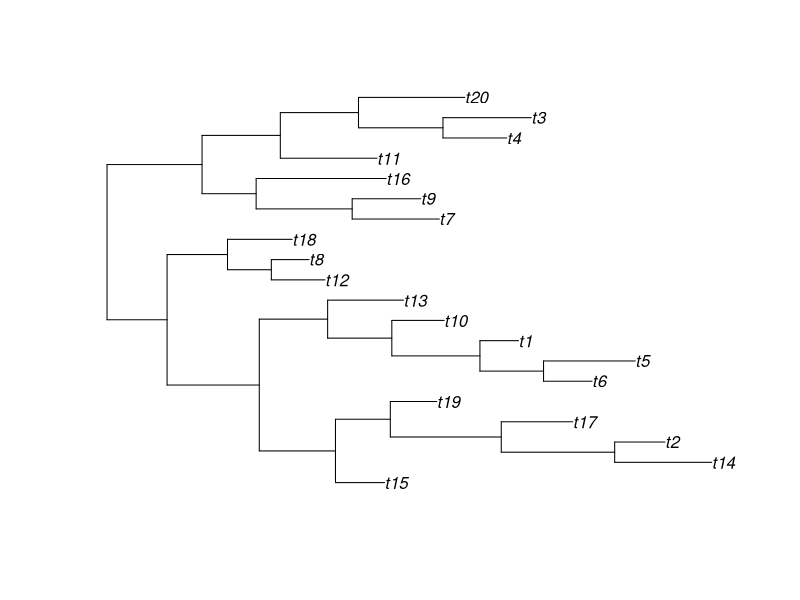
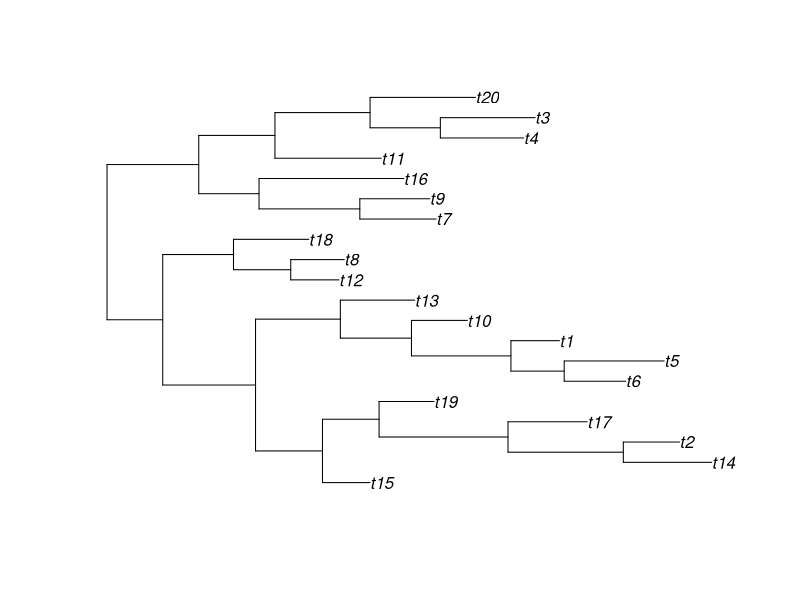
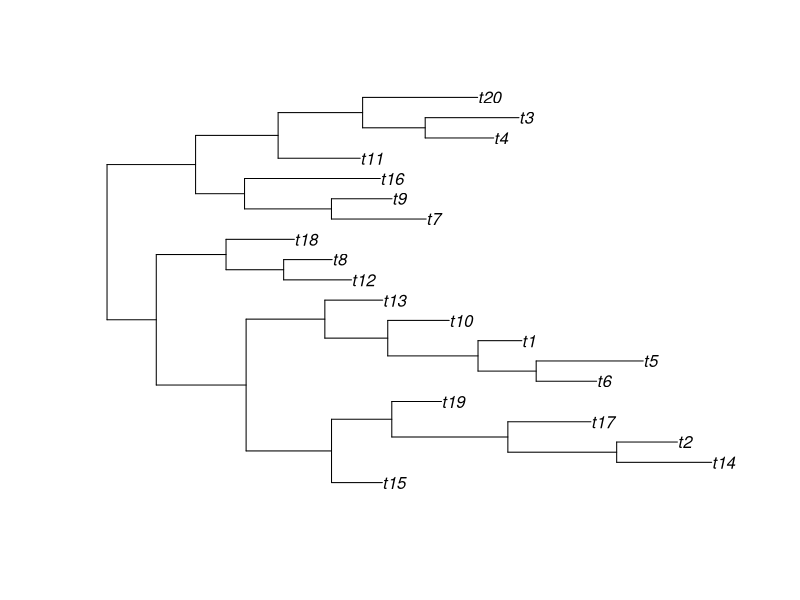
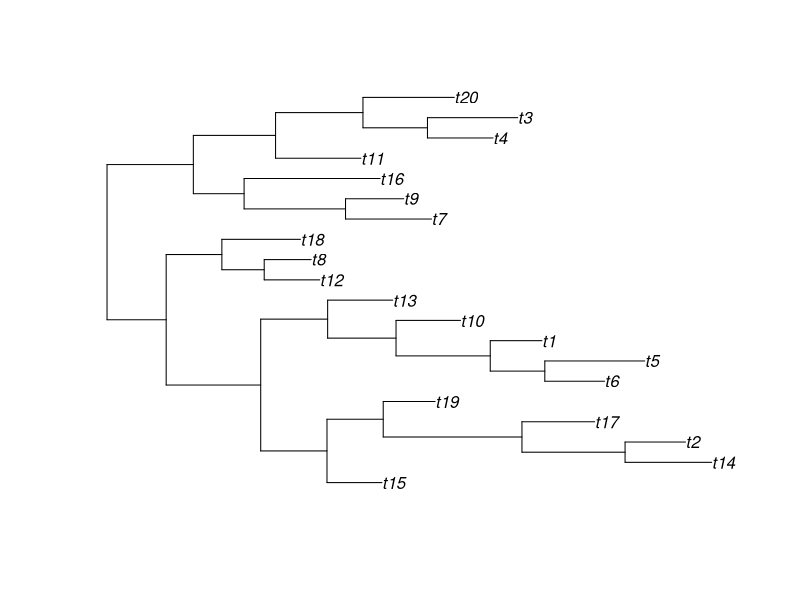
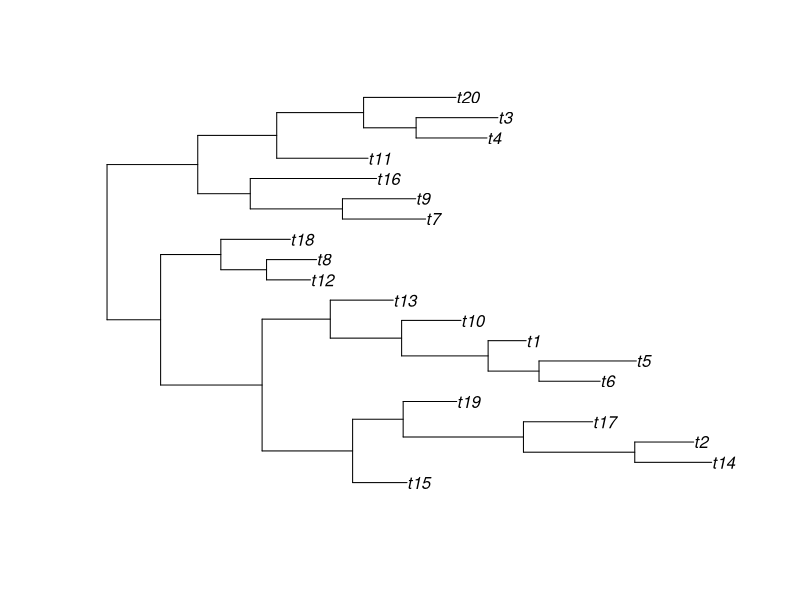
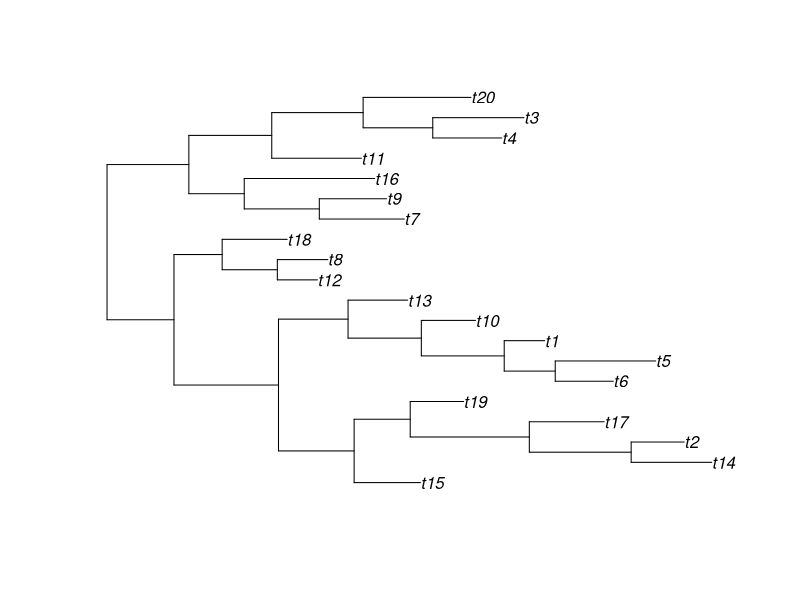
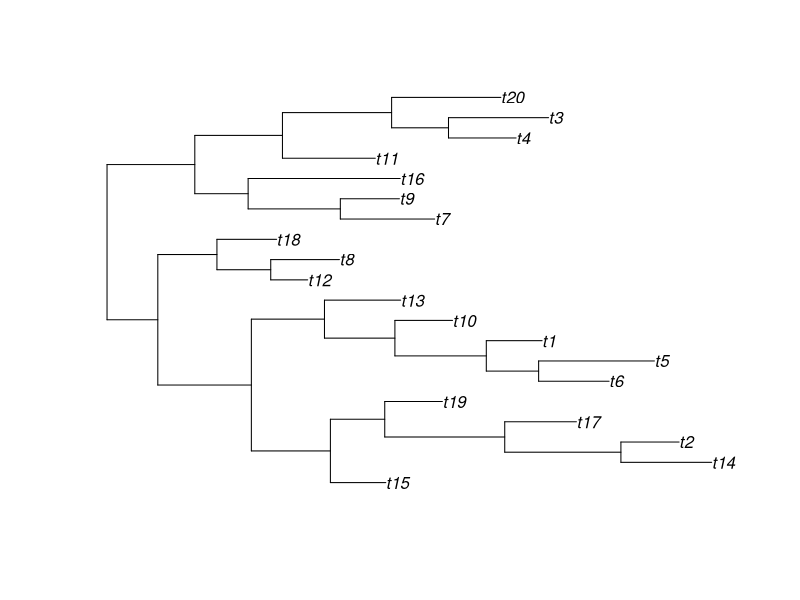
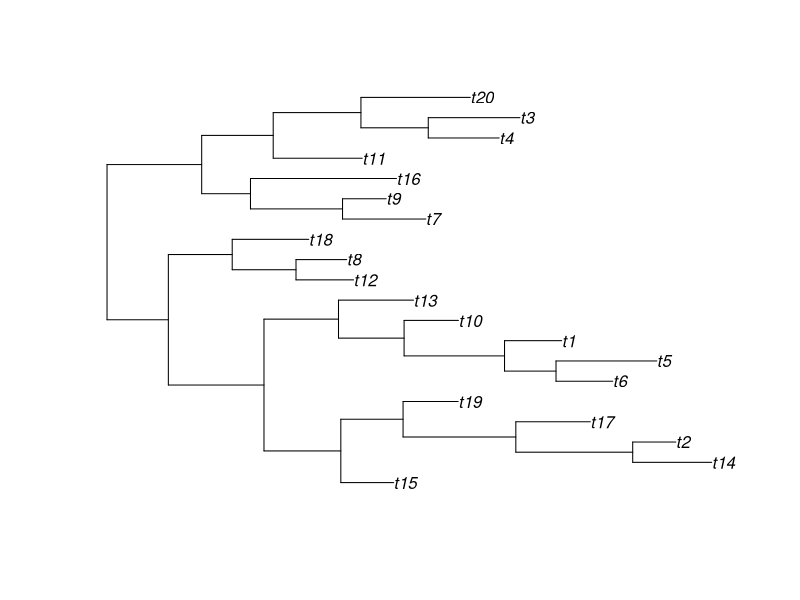

Write the R code that produced these figures, in order.
library(ape)

tr1 <- rtree(20)

pm1 <- rlnorm(38, -4.6, 0.3)
pm2 <- rlnorm(38, -4.6, 0.3)
pm3 <- rlnorm(38, -4.6, 0.3)



trs <- list()

for(i in 1:10){

      trs[[i]] <- tr1
      trs[[i]]$edge.length <- pm1 + rnorm(38, 0.001, 0.001)
      plot(trs[[i]])
}

for(i in 11:20){
      trs[[i]] <- tr1
      trs[[i]]$edge.length <- pm2 + rnorm(38, 0.001, 0.001)
      plot(trs[[i]])
}

for(i in 21:30){
      trs[[i]] <- tr1
      trs[[i]]$edge.length <- pm3 + rnorm(38, 0.001, 0.001)
      plot(trs[[i]])
}

class(trs) <- 'multiPhylo'
names(trs) <- paste0('A_', 1:30)

write.tree(trs, file = 'test_trees.trees', tree.names = T)